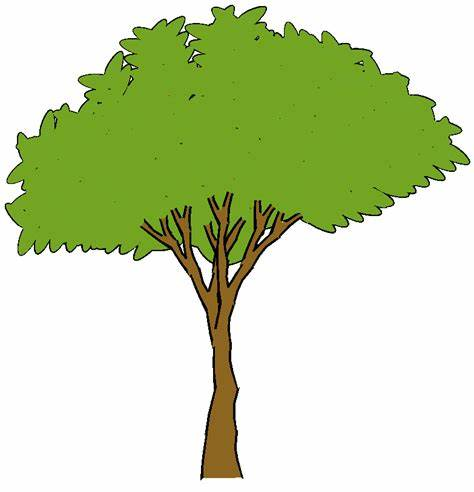
#> input picture tree.jfif, 474 x 492 px
$ python contour_detection.py
#> lines starting #> are read from the running program, lines starting #| are printed output that depends on the picture; after the words box and inside, x2 and y2 are one past the last pixel; in counts of white or black regions, pixels touching at a corner belong together
import cv2
import numpy as np

img = cv2.imread('tree.jfif')
#> img is the input picture: shape (492, 474, 3); mean B, G, R 173.5, 215.3, 201.1
img_gray = cv2.cvtColor(img,cv2.COLOR_BGR2GRAY)
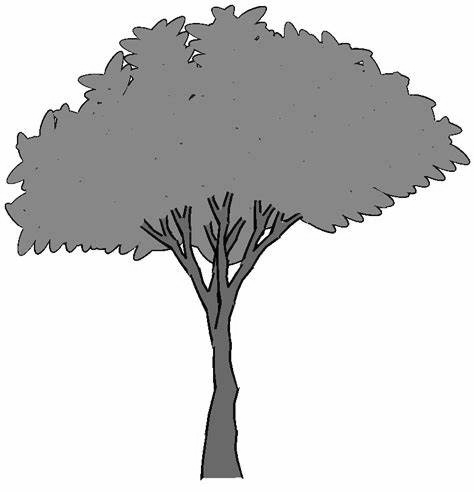
#> img_gray: shape (492, 474); min 0, max 255, mean 206.3

_,binary = cv2.threshold(img_gray,195,255,cv2.THRESH_BINARY)
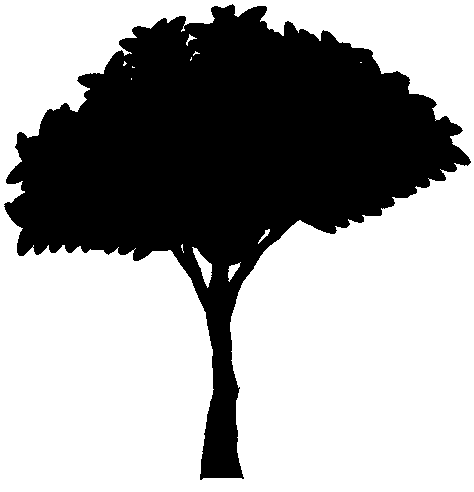
#> binary: shape (492, 474); 63% white; 1 black region, box (x1, y1, x2, y2) and area: (4, 4, 471, 480) 86244

contours1,heirarchy1 = cv2.findContours(binary,cv2.RETR_EXTERNAL,cv2.CHAIN_APPROX_SIMPLE)
#> contours1 = [[[0, 0], [0, 491], [473, 491], [473, 0]]]

print(len(contours1))
#| 1

cv2.drawContours(img,contours1,-1,(255,100,0),2,cv2.LINE_AA)
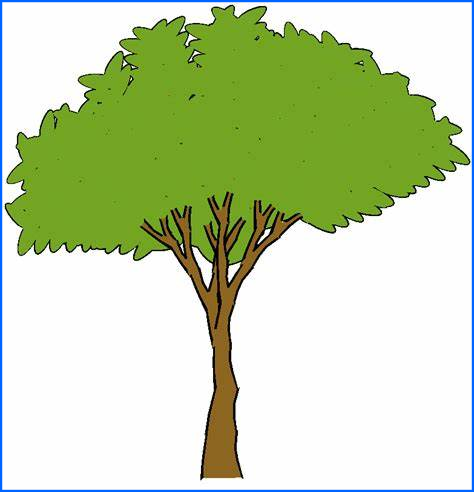
#> img: shape (492, 474, 3); 2.47% of pixels changed, all inside (x1, y1, x2, y2) = (0, 0, 474, 492)

cv2.imshow('Binary image',binary)
cv2.imshow('Contours1',img)

cv2.waitKey(0)
cv2.destroyAllWindows()
